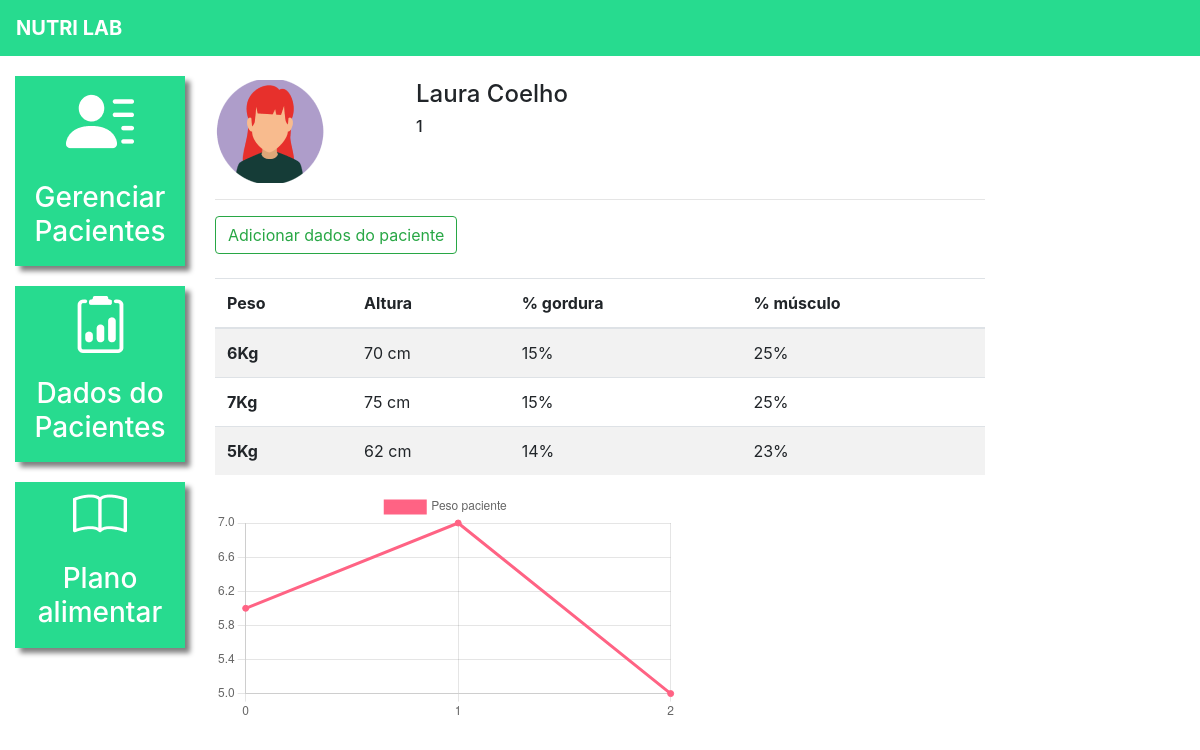
The page /dados_paciente/3/ (signed in) on the database its author committed.
### plataforma/models.py (models this page shows, shortened)
class Pacientes(models.Model):
    choices_sexo = (('F', 'Feminino'),
                    ('M', 'Maculino'))
    nome = models.CharField(max_length=50)
    sexo = models.CharField(max_length=1, choices=choices_sexo)
    idade = models.IntegerField()
    email = models.EmailField()
    telefone = models.CharField(max_length=19)
    nutri = models.ForeignKey(User, on_delete=models.CASCADE)

class DadosPaciente(models.Model):
    paciente = models.ForeignKey(Pacientes, on_delete=models.CASCADE)
    data = models.DateTimeField()
    peso = models.IntegerField()
    altura = models.IntegerField()
    percentual_gordura = models.IntegerField()
    percentual_musculo = models.IntegerField()
    colesterol_hdl = models.IntegerField()
    colesterol_ldl = models.IntegerField()
    colesterol_total = models.IntegerField()
    trigliceridios = models.IntegerField()

### plataforma/views.py (the view, shortened to what this page needs)
# urls.py: path('dados_paciente/', views.dados_paciente_listar, name="dados_paciente_listar"),
@login_required(login_url='/auth/logar/')
def dados_paciente(request, id):
    paciente = get_object_or_404(Pacientes, id=id)
    if not paciente.nutri == request.user:
        messages.add_message(request, constants.ERROR, 'Esse paciente não é seu')
        return redirect('/dados_paciente/')
    if request.method == "GET":
        dados_paciente = DadosPaciente.objects.filter(paciente=paciente)
        return render(request, 'dados_paciente.html', {'paciente': paciente, 'dados_paciente': dados_paciente})

### plataforma/templates/dados_paciente.html (shortened to what this page needs)
{% extends 'base_plataforma.html' %}
{% load static %}
{% block 'plataforma' %}
    <br>
    <div class="row">
        <div class="col-md-3">
            <img src="{% static 'plataforma/img/perfil1.png' %}">
        </div>
        <div class="col-md-3 dados descricao">
            <h4>{{paciente.nome}}</h4>
            <h6>{{paciente.idade}}</h6>
        </div>
    </div>
    <hr>
    <button type="button" class="btn btn-outline-success" data-toggle="modal" data-target="#modal">
        Adicionar dados do paciente
    </button>
    <br>
    <br>
    <table class="table table-striped">
        <thead>
            <tr>
            <th scope="col">Peso</th>
            <th scope="col">Altura</th>
            <th scope="col">% gordura</th>
            <th scope="col">% músculo</th>
            </tr>
        </thead>
        <tbody>
            {% for dado in dados_paciente %}
                <tr>
                    <th scope="row">{{dado.peso}}Kg</th>
                    <td>{{dado.altura}} cm</td>
                    <td>{{dado.percentual_gordura}}%</td>
                    <td>{{dado.percentual_musculo}}%</td>
                </tr>
            {% endfor %}
        </tbody>
    </table>
        <div style="width: 60%;">
            <canvas id="myChart"></canvas>
        </div>
<script>
    fetch("/grafico_peso/{{paciente.id}}/",{
        method: 'POST',
    }).then(function(result){
        return result.json()
    }).then(function(data_paciente){
        const data = {
            labels: data_paciente['labels'],
            datasets: [{
            label: 'Peso paciente',
            backgroundColor: 'rgb(255, 99, 132)',
            borderColor: 'rgb(255, 99, 132)',
            data: data_paciente['peso'],
            }]
        };
        const config = {
            type: 'line',
            data: data,
            options: {}
        };
        const myChart = new Chart(
            document.getElementById('myChart'),
            config
        );
    })
</script>
{% endblock%}

### templates/base_plataforma.html
{% extends 'base.html' %}
{% load static %}
{% block 'head' %}
<link rel="stylesheet" href="{% static 'plataforma/css/css.css' %}">
<link rel="stylesheet" href="{% static 'plataforma/css/plano_alimentar.css' %}">
{% endblock %}
{% block 'body' %}
<div class="container-fluid">
    <div class="row">
        <div class="col-md-2">
            <a href="{% url 'pacientes' %}" class="link-lateral">
                <div class="card-lateral">
                    <img src="{% static 'plataforma/img/paciente.png' %}">
                    <br>
                    <br>
                    <h3>Gerenciar Pacientes</h3>
                </div>
            </a>
            <a href="{% url 'dados_paciente_listar' %}" class="link-lateral">
                <div class="card-lateral">
                    <img src="{% static 'plataforma/img/dados_paciente.png' %}">
                    <br>
                    <br>
                    <h3>Dados do Pacientes</h3>
                </div>
            </a>
            <a href="{% url 'plano_alimentar_listar' %}" class="link-lateral">
                <div class="card-lateral">
                    <img src="{% static 'plataforma/img/plano_alimentar.png' %}">
                    <br>
                    <br>
                    <h3>Plano alimentar</h3>
                </div>
            </a>
        </div>
        <div class="col-md-8">
            {% block 'plataforma' %}
            {% endblock %}
        </div>
    </div>
</div>
{% endblock%}

### templates/base.html (shortened to what this page needs)
{% load static %}
<!DOCTYPE html>
<html lang="pt-br">
<head>
    {% block 'head'%}{% endblock %}
    <link rel="stylesheet" href="https://cdn.jsdelivr.net/npm/bootstrap@4.6.1/dist/css/bootstrap.min.css">
</head>
<body>
                    {% if user.is_authenticated %}
                    <nav style="background-color: #27DB8F;" class="navbar navbar-expand-lg navbar-dark">
                        <a style="font-weight: bold" class="navbar-brand" href="#">NUTRI LAB</a>
                    </nav>
                    {% endif %}
            {% block 'body'%}{% endblock %}
</body>
</html>

### templates/static/plataforma/css/css.css (style rules this page uses)
.card-lateral { background-color: #27DB8F; margin-top: 20px; padding: 10px; color: white; font-weight: bold; text-decoration: none; text-align: center; box-shadow: 5px 5px 5px gray; }
.dados { font-weight: bold; }
.descricao { margin-left: -12%; }
@media (max-width: 1300px) { .descricao { margin-left: 1px; } }

### rows shown on the page
Pacientes: nome "Laura Coelho", idade "1"
DadosPaciente: peso "6", altura "70", percentual_gordura "15", percentual_musculo "25"
DadosPaciente: peso "7", altura "75", percentual_gordura "15", percentual_musculo "25"
DadosPaciente: peso "5", altura "62", percentual_gordura "14", percentual_musculo "23"
